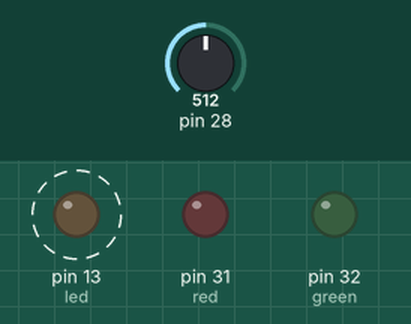
Bench run of a sketch on a simulated Teensy 4. Shown: output pins drawn as LEDs (lit = HIGH). Dashed ring = blinking. The inputs (shaded band) are chosen by the test bench; at power-on: pin 28 = 512. What the sketch prints to the serial monitor is not drawn.

Above: at 0.5 s.
Timing chart, 0 to 3.0 s (numbered marks = the images above):
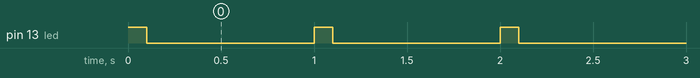

Measured:
- by itself, pin 13 (led): alternates HIGH for 0.10 s and LOW for 0.90 s, 140 changes in all, then stays LOW

The sketch:

breath_counter.ino
```cpp
// Author: Justice Amoh
// Date: 03/29/2017
// Description: Pmod AD1 - AD7476A SPI ADC - Teensy 3.2 Code

//Edited: Taringana Guranungo
//Date: 07/17/2017
//Description: Breathing Rate counter for a PZT circuit


#include <SPI.h>

/* -------------------------------------------------------------------- */
/*        Global Variables            */
/* -------------------------------------------------------------------- */

#define BUFFLENGTH 5000

char sMsg[2];  // character string to keep message that is displayed on serial monitor
uint16_t  datBuf[BUFFLENGTH]={0};
char a;
int n;
int timewaiting;
char Handshake=0;
char oneCount=0;

int led = 13;
int red = 31;
int green = 32;

void setup(){
    pinMode(led, OUTPUT);
    pinMode(red, OUTPUT);
    pinMode(green, OUTPUT);
    pinMode(A14, INPUT);

    Serial.begin(9600);
}

void loop()
{
  digitalWrite(led, HIGH);   // turn the LED on (HIGH is the voltage level)

  //wait for 20 seconds while the pzt gets stable before starting to get data
  while (!Handshake){
    timewaiting = 0;
    sprintf(sMsg, "%u", 16383); // format text to be displayed
    Serial.println(sMsg);  // display text on serial monitor
    Serial.flush();


     while ((timewaiting < 70)){  //when no matlab is in use

        digitalWrite(led, HIGH);   // turn the LED on (HIGH is the voltage level)
        delay(100);               // wait for 0.1 second
        digitalWrite(led, LOW);    // turn the LED off by making the voltage LOW
        delay(900);               // wait for 0.9 second

        Serial.println(timewaiting);  // display text on serial monitor
        Serial.flush();
        timewaiting++;
    }
    Handshake = 1;
  }
  while (!oneCount){

    float thresh = (1024/3.3)*2;   //voltage level above 2V is seen as a peak
    // float restore = (4095/3.3) *1.65; // the peak area is left when the voltage goes below 1.65
    int flag = 0;
    int breath = 0;

    //read into datBuf
    datBuf[0] = analogRead(A14);
    Serial.println(datBuf[n]);
    Serial.flush();
    delay(12);  //delay by 12milli seconds so that 5000samples are recorded in one minute

    for (n = 1; n < BUFFLENGTH; n=n+1){
      //datBuf[n] = getADC();  // read physical value
      datBuf[n] = analogRead(A14);
       if ((datBuf[n] <= thresh) && (datBuf[n-1] > thresh) && (flag == 0))
      {
          breath =  breath + 1;
          flag = 1;
          digitalWrite(green, HIGH);
      } else if ( datBuf[n] > thresh){
          flag = 0;
          digitalWrite(green, LOW);
      }
      Serial.print("Breath count is:");
      Serial.println(breath);
      //Serial.println(datBuf[n]);
      Serial.flush();
      delay(12);  //delay by 12milli seconds so that 5000samples are recorded in one minute
     }


    //calculate the breathing rate
    for (n = 1; n < BUFFLENGTH; n=n+1)
    {
//      if ((datBuf[n] <= thresh) && (datBuf[n-1] > thresh) && (flag == 0))
//      {
//          breath =  breath + 1;
//          flag = 1;
//      } else if ( datBuf[n] > thresh){
//          flag = 0;
//      }
//      Serial.print("Breath count is:");
//      Serial.println(breath);
     }

     //print the breath count
     Serial.print("BREATH RATE IS:");
     Serial.println(breath);

     if (breath > 20)
        digitalWrite(red, HIGH);
     else
        digitalWrite(green, HIGH);
     oneCount = 1;
  }

}
```
